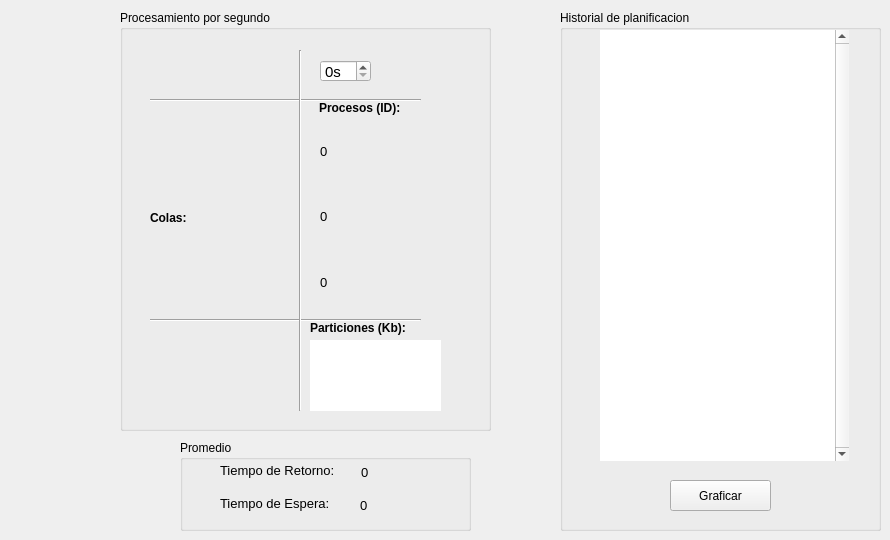
    <widget class="QWidget" name="tab_resultados">
     <attribute name="title">
      <string>Resultados</string>
     </attribute>
     <widget class="QGroupBox" name="groupBox">
      <property name="geometry">
       <rect>
        <x>180</x>
        <y>440</y>
        <width>291</width>
        <height>91</height>
       </rect>
      </property>
      <property name="title">
       <string>Promedio</string>
      </property>
      <widget class="QLabel" name="lab_espera_promedio">
       <property name="geometry">
        <rect>
         <x>40</x>
         <y>55</y>
         <width>131</width>
         <height>16</height>
        </rect>
       </property>
       <property name="font">
        <font>
         <family>Arial</family>
         <pointsize>10</pointsize>
         <weight>50</weight>
         <italic>false</italic>
         <bold>false</bold>
         <underline>false</underline>
        </font>
       </property>
       <property name="text">
        <string>Tiempo de Espera:</string>
       </property>
      </widget>
      <widget class="QLabel" name="lab_valor_ep">
       <property name="geometry">
        <rect>
         <x>180</x>
         <y>55</y>
         <width>51</width>
         <height>20</height>
        </rect>
       </property>
       <property name="font">
        <font>
         <family>Arial</family>
         <pointsize>10</pointsize>
         <weight>50</weight>
         <italic>false</italic>
         <bold>false</bold>
        </font>
       </property>
       <property name="text">
        <string>0</string>
       </property>
      </widget>
      <widget class="QLabel" name="lab_valor_rp">
       <property name="geometry">
        <rect>
         <x>181</x>
         <y>22</y>
         <width>51</width>
         <height>21</height>
        </rect>
       </property>
       <property name="font">
        <font>
         <family>Arial</family>
         <pointsize>10</pointsize>
         <weight>50</weight>
         <italic>false</italic>
         <bold>false</bold>
        </font>
       </property>
       <property name="text">
        <string>0</string>
       </property>
      </widget>
      <widget class="QLabel" name="lab_retorno_promedio">
       <property name="geometry">
        <rect>
         <x>40</x>
         <y>22</y>
         <width>131</width>
         <height>16</height>
        </rect>
       </property>
       <property name="font">
        <font>
         <family>Arial</family>
         <pointsize>10</pointsize>
         <weight>50</weight>
         <italic>false</italic>
         <bold>false</bold>
         <underline>false</underline>
        </font>
       </property>
       <property name="text">
        <string>Tiempo de Retorno:</string>
       </property>
      </widget>
     </widget>
     <widget class="QGroupBox" name="groupBox_2">
      <property name="geometry">
       <rect>
        <x>560</x>
        <y>10</y>
        <width>321</width>
        <height>521</height>
       </rect>
      </property>
      <property name="title">
       <string>Historial de planificacion</string>
      </property>
      <widget class="QTextEdit" name="resultado">
       <property name="geometry">
        <rect>
         <x>40</x>
         <y>20</y>
         <width>249</width>
         <height>431</height>
        </rect>
       </property>
       <property name="font">
        <font>
         <family>Arial</family>
         <pointsize>11</pointsize>
         <italic>false</italic>
        </font>
       </property>
       <property name="focusPolicy">
        <enum>Qt::NoFocus</enum>
       </property>
       <property name="frameShape">
        <enum>QFrame::NoFrame</enum>
       </property>
       <property name="frameShadow">
        <enum>QFrame::Sunken</enum>
       </property>
       <property name="lineWidth">
        <number>0</number>
       </property>
       <property name="verticalScrollBarPolicy">
        <enum>Qt::ScrollBarAlwaysOn</enum>
       </property>
       <property name="horizontalScrollBarPolicy">
        <enum>Qt::ScrollBarAsNeeded</enum>
       </property>
       <property name="documentTitle">
        <string/>
       </property>
       <property name="readOnly">
        <bool>true</bool>
       </property>
       <property name="html">
        <string>&lt;!DOCTYPE HTML PUBLIC &quot;-//W3C//DTD HTML 4.0//EN&quot; &quot;http://www.w3.org/TR/REC-html40/strict.dtd&quot;&gt;
&lt;html&gt;&lt;head&gt;&lt;meta name=&quot;qrichtext&quot; content=&quot;1&quot; /&gt;&lt;style type=&quot;text/css&quot;&gt;
p, li { white-space: pre-wrap; }
&lt;/style&gt;&lt;/head&gt;&lt;body style=&quot; font-family:'Arial'; font-size:11pt; font-weight:400; font-style:normal;&quot;&gt;
&lt;p align=&quot;center&quot; style=&quot;-qt-paragraph-type:empty; margin-top:0px; margin-bottom:0px; margin-left:0px; margin-right:0px; -qt-block-indent:0; text-indent:0px;&quot;&gt;&lt;br /&gt;&lt;/p&gt;&lt;/body&gt;&lt;/html&gt;</string>
       </property>
       <property name="cursorWidth">
        <number>1</number>
       </property>
       <property name="placeholderText">
        <string/>
       </property>
      </widget>
      <widget class="QPushButton" name="bot_graficar_gantt">
       <property name="geometry">
        <rect>
         <x>110</x>
         <y>470</y>
         <width>101</width>
         <height>31</height>
        </rect>
       </property>
       <property name="text">
        <string>Graficar</string>
       </property>
      </widget>
     </widget>
     <widget class="QGroupBox" name="groupBox_4">
      <property name="geometry">
       <rect>
        <x>120</x>
        <y>10</y>
        <width>371</width>
        <height>421</height>
       </rect>
      </property>
      <property name="title">
       <string>Procesamiento por segundo</string>
      </property>
      <widget class="QLabel" name="imag_memoria">
       <property name="geometry">
        <rect>
         <x>90</x>
         <y>320</y>
         <width>71</width>
         <height>71</height>
        </rect>
       </property>
       <property name="maximumSize">
        <size>
         <width>16777215</width>
         <height>16777215</height>
        </size>
       </property>
       <property name="toolTip">
        <string>Memoria</string>
       </property>
       <property name="styleSheet">
        <string notr="true">border-image: url(:/imagen/memoria.jpg);</string>
       </property>
       <property name="text">
        <string/>
       </property>
      </widget>
      <widget class="Line" name="line_7">
       <property name="geometry">
        <rect>
         <x>30</x>
         <y>300</y>
         <width>271</width>
         <height>20</height>
        </rect>
       </property>
       <property name="orientation">
        <enum>Qt::Horizontal</enum>
       </property>
      </widget>
      <widget class="Line" name="line_3">
       <property name="geometry">
        <rect>
         <x>30</x>
         <y>80</y>
         <width>271</width>
         <height>20</height>
        </rect>
       </property>
       <property name="orientation">
        <enum>Qt::Horizontal</enum>
       </property>
      </widget>
      <widget class="QLabel" name="imag_salida">
       <property name="geometry">
        <rect>
         <x>90</x>
         <y>170</y>
         <width>71</width>
         <height>71</height>
        </rect>
       </property>
       <property name="maximumSize">
        <size>
         <width>16777215</width>
         <height>16777215</height>
        </size>
       </property>
       <property name="toolTip">
        <string>Cola de bloqueados a espera de recurso de salida</string>
       </property>
       <property name="styleSheet">
        <string notr="true">border-image: url(:/imagen/monitor-salida.png);</string>
       </property>
       <property name="text">
        <string>&lt;html&gt;&lt;head/&gt;&lt;body&gt;&lt;p&gt;&lt;br/&gt;&lt;/p&gt;&lt;/body&gt;&lt;/html&gt;</string>
       </property>
      </widget>
      <widget class="QLabel" name="imag_reloj">
       <property name="geometry">
        <rect>
         <x>90</x>
         <y>30</y>
         <width>71</width>
         <height>51</height>
        </rect>
       </property>
       <property name="maximumSize">
        <size>
         <width>16777215</width>
         <height>16777215</height>
        </size>
       </property>
       <property name="toolTip">
        <string>Instante de tiempo</string>
       </property>
       <property name="styleSheet">
        <string notr="true">border-image: url(:/imagen/reloj.png);</string>
       </property>
       <property name="text">
        <string/>
       </property>
      </widget>
      <widget class="QLabel" name="imag_cpu">
       <property name="geometry">
        <rect>
         <x>90</x>
         <y>110</y>
         <width>71</width>
         <height>61</height>
        </rect>
       </property>
       <property name="maximumSize">
        <size>
         <width>16777215</width>
         <height>16777215</height>
        </size>
       </property>
       <property name="toolTip">
        <string>Cola de listos</string>
       </property>
       <property name="styleSheet">
        <string notr="true">border-image: url(:/imagen/cpu.png);</string>
       </property>
       <property name="text">
        <string>&lt;html&gt;&lt;head/&gt;&lt;body&gt;&lt;p&gt;&lt;br/&gt;&lt;/p&gt;&lt;/body&gt;&lt;/html&gt;</string>
       </property>
      </widget>
      <widget class="QLabel" name="imag_entrada">
       <property name="geometry">
        <rect>
         <x>90</x>
         <y>250</y>
         <width>71</width>
         <height>51</height>
        </rect>
       </property>
       <property name="maximumSize">
        <size>
         <width>16777215</width>
         <height>16777215</height>
        </size>
       </property>
       <property name="toolTip">
        <string>Cola de bloqueados a espera de recurso de entrada</string>
       </property>
       <property name="styleSheet">
        <string notr="true">border-image: url(:/imagen/disco-entrada.png);</string>
       </property>
       <property name="text">
        <string/>
       </property>
      </widget>
      <widget class="QLabel" name="label_3">
       <property name="geometry">
        <rect>
         <x>30</x>
         <y>200</y>
         <width>41</width>
         <height>16</height>
        </rect>
       </property>
       <property name="font">
        <font>
         <weight>75</weight>
         <bold>true</bold>
        </font>
       </property>
       <property name="text">
        <string>Colas:</string>
       </property>
      </widget>
      <widget class="QSpinBox" name="box_tiempo">
       <property name="geometry">
        <rect>
         <x>200</x>
         <y>50</y>
         <width>51</width>
         <height>22</height>
        </rect>
       </property>
       <property name="font">
        <font>
         <family>Arial</family>
         <pointsize>11</pointsize>
         <weight>50</weight>
         <italic>false</italic>
         <bold>false</bold>
         <underline>false</underline>
        </font>
       </property>
       <property name="suffix">
        <string>s</string>
       </property>
      </widget>
      <widget class="Line" name="line">
       <property name="geometry">
        <rect>
         <x>170</x>
         <y>40</y>
         <width>20</width>
         <height>361</height>
        </rect>
       </property>
       <property name="orientation">
        <enum>Qt::Vertical</enum>
       </property>
      </widget>
      <widget class="QLabel" name="label">
       <property name="geometry">
        <rect>
         <x>199</x>
         <y>90</y>
         <width>111</width>
         <height>16</height>
        </rect>
       </property>
       <property name="font">
        <font>
         <weight>75</weight>
         <bold>true</bold>
        </font>
       </property>
       <property name="text">
        <string>Procesos (ID):</string>
       </property>
      </widget>
      <widget class="QLabel" name="label_4">
       <property name="geometry">
        <rect>
         <x>190</x>
         <y>310</y>
         <width>131</width>
         <height>16</height>
        </rect>
       </property>
       <property name="font">
        <font>
         <weight>75</weight>
         <bold>true</bold>
        </font>
       </property>
       <property name="text">
        <string>Particiones (Kb):</string>
       </property>
      </widget>
      <widget class="QTextEdit" name="datos_memoria">
       <property name="geometry">
        <rect>
         <x>190</x>
         <y>330</y>
         <width>131</width>
         <height>71</height>
        </rect>
       </property>
       <property name="frameShape">
        <enum>QFrame::NoFrame</enum>
       </property>
       <property name="verticalScrollBarPolicy">
        <enum>Qt::ScrollBarAsNeeded</enum>
       </property>
       <property name="readOnly">
        <bool>true</bool>
       </property>
      </widget>
      <widget class="QWidget" name="layoutWidget">
       <property name="geometry">
        <rect>
         <x>200</x>
         <y>111</y>
         <width>91</width>
         <height>191</height>
        </rect>
       </property>
       <layout class="QVBoxLayout" name="verticalLayout">
        <item>
         <widget class="QLabel" name="cola_cpu">
          <property name="font">
           <font>
            <family>Arial</family>
            <pointsize>10</pointsize>
            <italic>false</italic>
           </font>
          </property>
          <property name="text">
           <string>0</string>
          </property>
         </widget>
        </item>
        <item>
         <widget class="QLabel" name="cola_salida">
          <property name="font">
           <font>
            <family>Arial</family>
            <pointsize>10</pointsize>
            <italic>false</italic>
           </font>
          </property>
          <property name="text">
           <string>0</string>
          </property>
         </widget>
        </item>
        <item>
         <widget class="QLabel" name="cola_entrada">
          <property name="font">
           <font>
            <family>Arial</family>
            <pointsize>10</pointsize>
            <italic>false</italic>
           </font>
          </property>
          <property name="text">
           <string>0</string>
          </property>
         </widget>
        </item>
       </layout>
      </widget>
     </widget>
     <zorder>groupBox_4</zorder>
     <zorder>groupBox</zorder>
     <zorder>groupBox_2</zorder>
    </widget>
